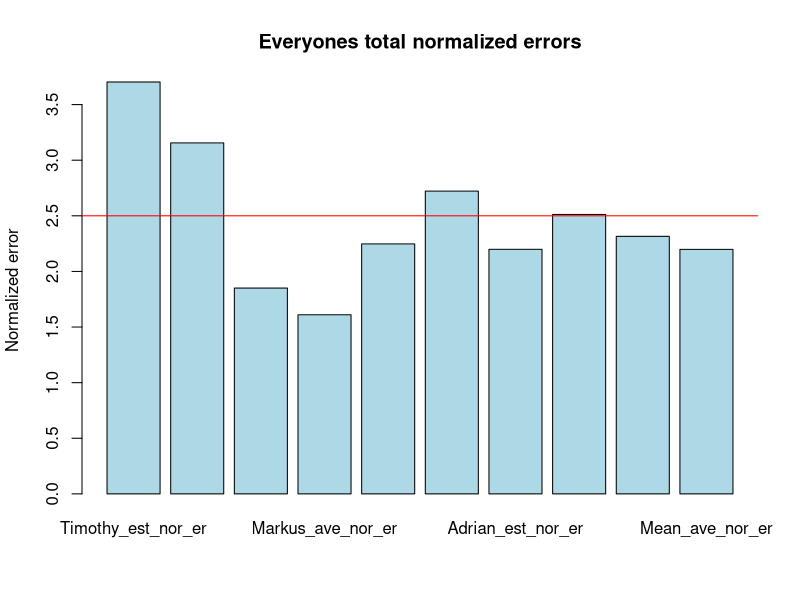
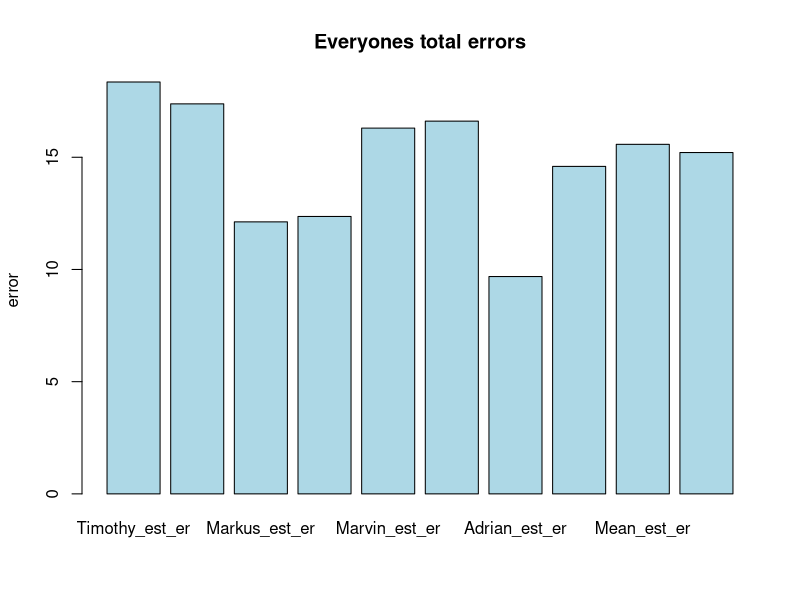
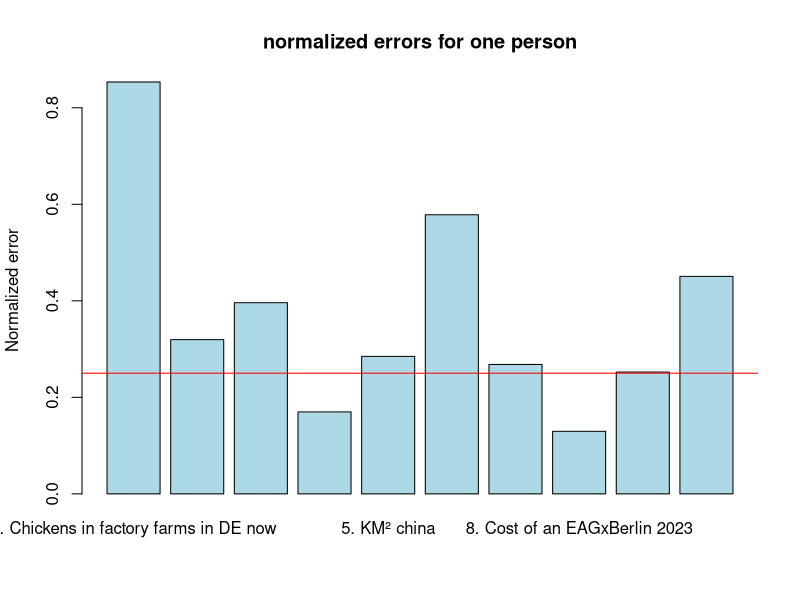
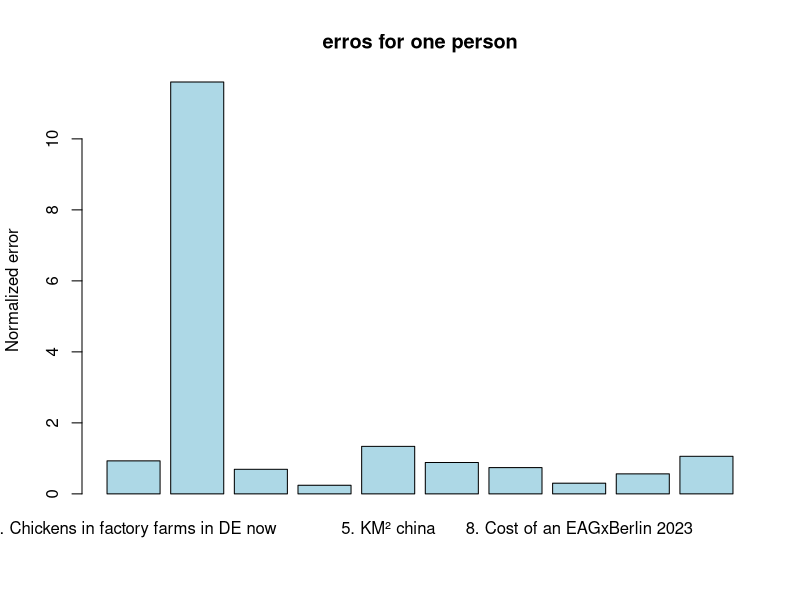

Reproduce these figures in R, in order.
## ---- chunk 1
library(tidyverse)
library(readxl)
## ---- chunk 2
fermi_data <- read_excel("Fermi-Data.xlsx")
fermi_data <- data.frame(fermi_data)

options(scipen = 999)
fermi_data <- fermi_data %>%
    rename(
        Answers = Correct.answers,
        Timothy_estimate = Timothy.Answer,
        Timothy_average = Timothy.s.guess,
        Markus_estimate = Markus.Answer,
        Markus_average = Markus.s.guess,
        Marvin_estimate = Marvin.Answer,
        Marvin_average = Marvin.s.guess,
        Adrian_estimate = Adrian.Answer,
        Adrian_average = Adrian.s.guess,
    )
## ---- chunk 3

# fermi_data[2, 2] <- 1000000

## ---- chunk 4
calc_error <- function(actual, forecast) {
    abs(log10(max(0.01, actual)) - log10(max(0.01, forecast)))
}
## ---- chunk 5
fermi_data$Mean_of_estimates <- rowMeans(fermi_data[, c(3, 5, 7, 9)], na.rm = TRUE)
fermi_data$Mean_of_averages <- rowMeans(fermi_data[, c(4, 6, 8, 10)], na.rm = TRUE)
## ---- chunk 6
people <- c("Timothy", "Markus", "Marvin", "Adrian", "Mean")
types <- c("_est", "_ave")

results <- data.frame(matrix(ncol = 10, nrow = 10))
names(results) <- paste0(rep(people, each = 2), rep(types, times = 5), "_er")

norm_results <- data.frame(matrix(ncol = 10, nrow = 10))
names(norm_results) <- paste0(rep(people, each = 2), rep(types, times = 5), "_nor_er")
## ---- chunk 7
for (i in 1:10) {
    for (j in 1:10) {
        results[i, j] <- calc_error(fermi_data$Answers[i], fermi_data[i, j + 2])
    }
}
## ---- chunk 8
for (i in 1:10) {
    sum_row_estimates <- sum(results[i, c(1, 3, 5, 7)], na.rm = TRUE)
    sum_row_averages <- sum(results[i, c(2, 4, 6, 8)], na.rm = TRUE)
    for (j in c(1, 3, 5, 7, 9)) {
        norm_results[i, j] <- results[i, j] / sum_row_estimates
    }
    for (j in c(2, 4, 6, 8, 10)) {
        norm_results[i, j] <- results[i, j] / sum_row_averages
    }
}
## ---- chunk 9
new_col <- rep(NA, nrow(results))

results <- cbind(new_col, results)
norm_results <- cbind(new_col, norm_results)
names(results)[1] <- "Row_description"
names(norm_results)[1] <- "Row_description"
results$Row_description <- fermi_data$Question
norm_results$Row_description <- fermi_data$Question
## ---- chunk 10
for (j in 2:11) {
    results[11, j] <- sum(results[1:10, j])
    norm_results[11, j] <- sum(norm_results[1:10, j])
}

norm_results[11, 1] <- "Total_norm_error"
results[11, 1] <- "Total_error"
## ---- chunk 11
barplot(
    as.numeric(norm_results[11, 2:11]),
    names.arg = names(norm_results)[2:11],
    col = "lightblue",
    main = "Everyones total normalized errors",
    ylab = "Normalized error",
)
abline(h = 2.5, col = "red")
## ---- chunk 12
barplot(
    as.numeric(results[11, 2:11]),
    names.arg = names(results)[2:11],
    col = "lightblue",
    main = "Everyones total errors",
    ylab = "error",
)
## ---- chunk 13
# 2 = Timothy
# 4 = Markus
# 6 = Marvin
# 8 = Adrian
person <- 2

barplot(
    as.numeric(norm_results[1:10, person]),
    names.arg = norm_results$Row_description[1:10],
    col = "lightblue",
    main = "normalized errors for one person",
    ylab = "Normalized error",
)
# The line represents the average normalized error
abline(h = 0.25, col = "red")
## ---- chunk 14
# 2 = Timothy
# 4 = Markus
# 6 = Marvin
# 8 = Adrian
person <- 2

barplot(
    as.numeric(results[1:10, person]),
    names.arg = results$Row_description[1:10],
    col = "lightblue",
    main = "erros for one person",
    ylab = "Normalized error",
)
